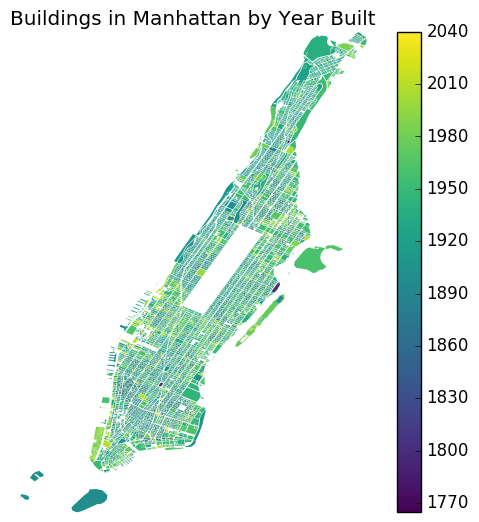

Reproduce this figure in Python.
import sys; sys.path.insert(0, '../')
import geoplot as gplt
import geoplot.crs as gcrs
import geopandas as gpd
import pandas as pd
import numpy as np
import matplotlib.pyplot as plt


# Shape the data.
manhattan = gpd.read_file("../../data/manhattan_mappluto/MNMapPLUTO.shp")
manhattan['YearBuilt'] = manhattan['YearBuilt'].replace(0, np.nan)
manhattan = manhattan[['geometry', 'YearBuilt']].dropna()
manhattan = manhattan.to_crs(epsg=4326)
manhattan = manhattan.reset_index(drop=True)
manhattan = manhattan.reset_index().rename(columns={'index': 'n'})


# Plot the data.

# This plot demonstrates an extremely useful trick. When used with a provided geometry, the aggplot plot type expects
# an iterable of geometries to be used for binning observations. The idea is that, in general, we have n observations
# and some smaller number k of locations containing them, and we will match observations within the same bin,
# average them in some way, and plot the result.
#
# Of course, what if n == k? In other words, what if every observation comes with its own location? In that case we
# can can pass those locations to the ``geometry`` parameter and pass the data's index to the ``by`` parameter,
# and ``aggplot`` will plot all of our records one at a time!
#
# This is a nice feature to have, and very useful for a wide variety of datasets. In this case we are plotting
# building ages in Manhattan using data taken from MapPLUTO
# (http://www1.nyc.gov/site/planning/data-maps/open-data/dwn-pluto-mappluto.page).
#
# Note that this plot is for the purposes of example only: it contains 40,000 geometries (far more than palatable)
# and so takes a long time to render. To explore the data for real take a look at this all-NYC webmap:
# http://pureinformation.net/building-age-nyc/.
ax = gplt.aggplot(manhattan,
                  projection=gcrs.PlateCarree(),
                  geometry=manhattan.geometry,
                  by=pd.Series(manhattan.index),
                  hue='YearBuilt',
                  linewidth=0)


ax.set_title("Buildings in Manhattan by Year Built")
plt.savefig("aggplot-singular.png", bbox_inches='tight', pad_inches=0.1)